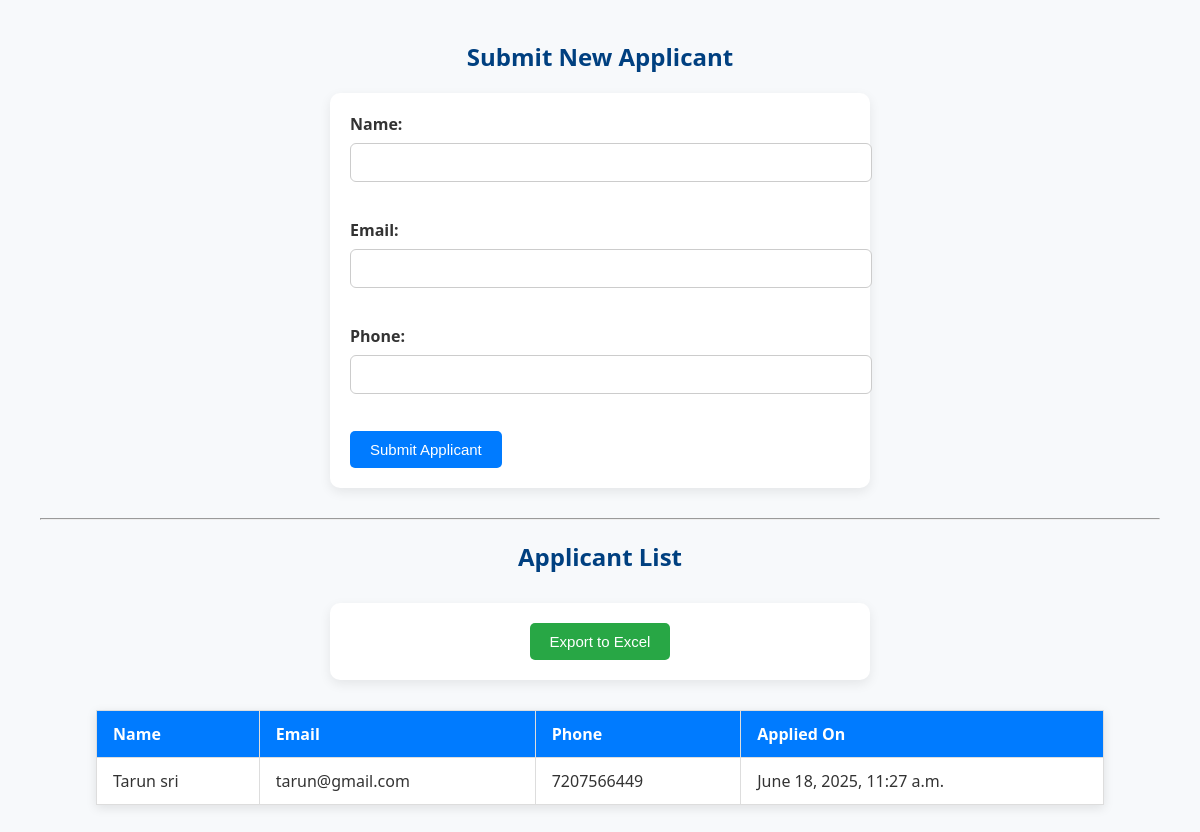
The page /applicants/ on the database as committed earlier.
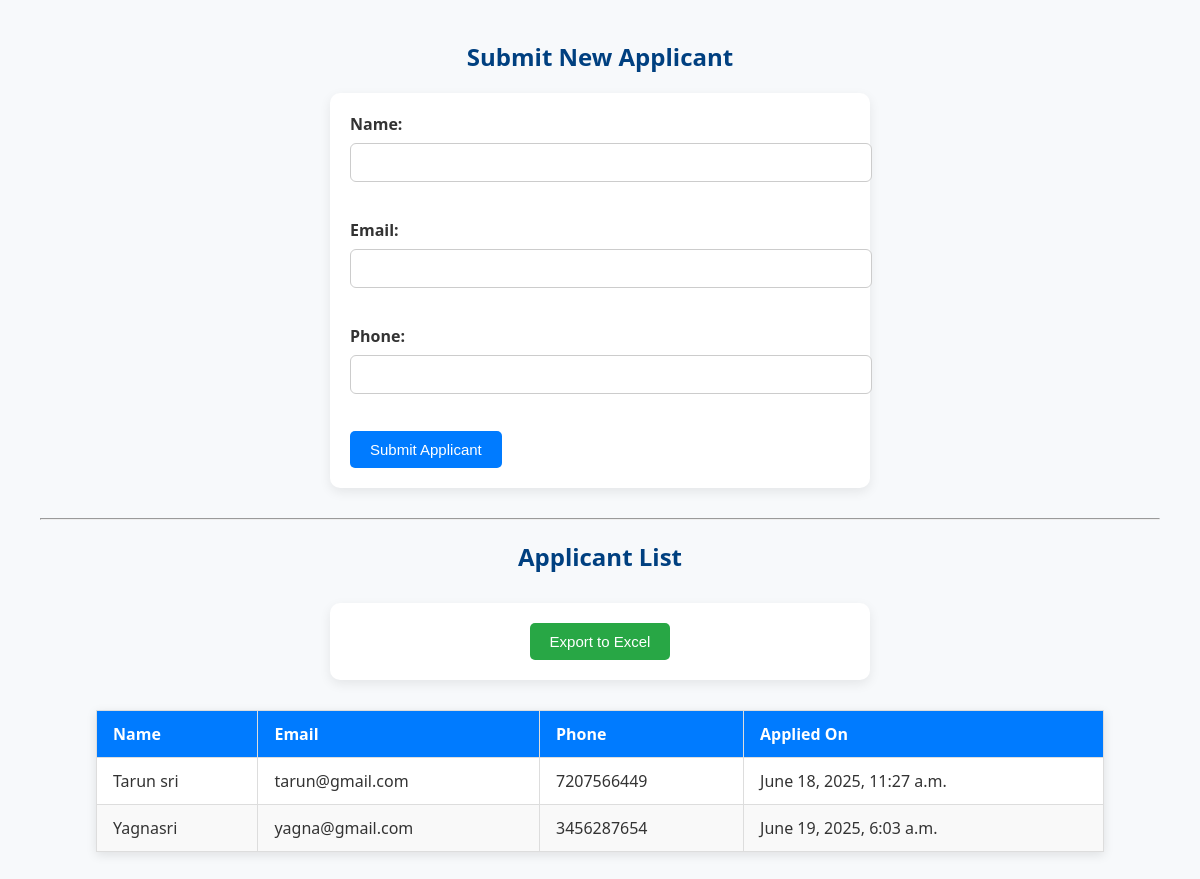
The same page on the database as committed later.
### excelapp/models.py (models this page shows, shortened)
class Applicant(models.Model):
    name = models.CharField(max_length=100)
    email = models.EmailField()
    phone = models.CharField(max_length=15)
    applied_on = models.DateTimeField(auto_now_add=True)

### excelapp/views.py (the view)
# urls.py: path('applicants/', views.applicant_list, name='applicant_list'),
def applicant_list(request):
    applicants = Applicant.objects.all()
    return render(request, 'applicants.html', {'applicants': applicants})

### excelapp/templates/applicants.html (shortened to what this page needs)
{% load static %}
<!DOCTYPE html>
<html>
<head>
    <link rel="stylesheet" href="{% static 'css/applicant.css' %}">
</head>
<body>
    <h2>Submit New Applicant</h2>
    <form method="post" action="{% url 'submit_applicant' %}">
        <label>Name:</label>
        <input type="text" name="name" required><br><br>
        <label>Email:</label>
        <input type="email" name="email" required><br><br>
        <label>Phone:</label>
        <input type="text" name="phone" required><br><br>
        <button type="submit">Submit Applicant</button>
    </form>
    <hr>
    <h2>Applicant List</h2>
    <form method="get" action="{% url 'export_excel' %}">
        <button type="submit">Export to Excel</button>
    </form>
    <table>
        <thead>
            <tr>
                <th>Name</th>
                <th>Email</th>
                <th>Phone</th>
                <th>Applied On</th>
            </tr>
        </thead>
        <tbody>
            {% for applicant in applicants %}
            <tr>
                <td>{{ applicant.name }}</td>
                <td>{{ applicant.email }}</td>
                <td>{{ applicant.phone }}</td>
                <td>{{ applicant.applied_on }}</td>
            </tr>
            {% empty %}
            <tr><td colspan="4">No applicants yet.</td></tr>
            {% endfor %}
        </tbody>
    </table>
</body>
</html>

### excelapp/static/css/applicant.css (style rules this page uses)
body { font-family: 'Segoe UI', Tahoma, Geneva, Verdana, sans-serif; margin: 40px; background-color: #f7f9fb; color: #333; }
h2 { text-align: center; color: #004080; margin-bottom: 20px; }
form { max-width: 500px; margin: 0 auto 30px auto; padding: 20px; background-color: white; border-radius: 10px; box-shadow: 0 4px 12px rgba(0, 0, 0, 0.08); }
form label { display: block; margin-bottom: 8px; font-weight: bold; }
form input[type="text"], form input[type="email"] { width: 100%; padding: 10px; margin-bottom: 15px; border: 1px solid #ccc; border-radius: 6px; font-size: 15px; }
form button { background-color: #007bff; color: white; padding: 10px 20px; font-size: 15px; border: none; border-radius: 5px; cursor: pointer; }
table { width: 90%; margin: 0 auto; border-collapse: collapse; background-color: white; box-shadow: 0 3px 10px rgba(0, 0, 0, 0.1); }
th, td { padding: 12px 16px; border: 1px solid #ddd; text-align: left; }
th { background-color: #007bff; color: white; font-weight: 600; }
tr:nth-child(even) { background-color: #f9f9f9; }
form[action*="export_excel"] { text-align: center; margin: 30px auto; }
form[action*="export_excel"] button { background-color: #28a745; }

Rows that differ between the two databases and show on the page:
added Applicant: name "Yagnasri", email "yagna@gmail.com", phone "3456287654", applied_on "June 19, 2025, 6:03 a.m."
